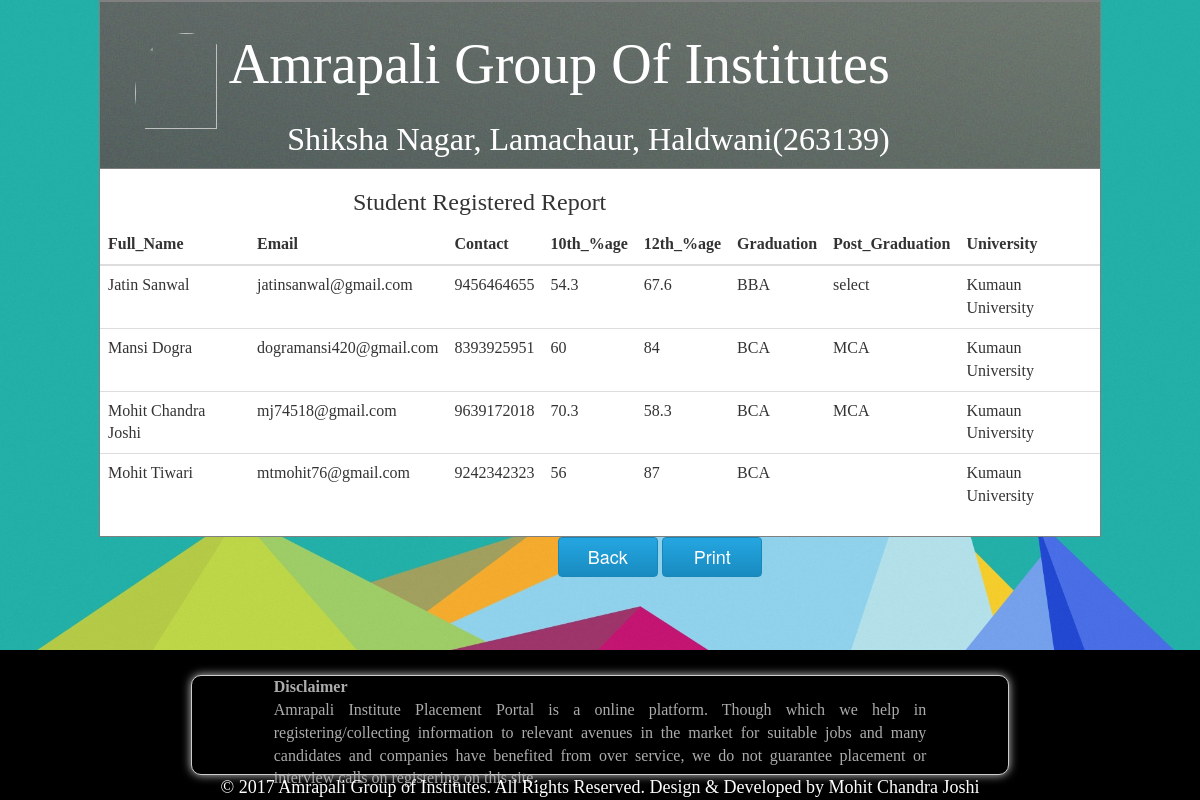
/admin/std_reports_view.php (signed in), run on the app's committed database.
### tables this page shows
CREATE TABLE `stdedit_profile` (
  `username` varchar(10) NOT NULL,
  `fullname` char(30) NOT NULL,
  `father_name` char(30) NOT NULL,
  `mother_name` char(30) NOT NULL,
  `gender` char(6) NOT NULL,
  `nationality` char(15) NOT NULL,
  `date_of_birth` varchar(10) NOT NULL,
  `X_percentage` float NOT NULL,
  `year_of_passing1` int(11) NOT NULL,
  `X_Board` varchar(30) NOT NULL,
  `XII_percentage` float NOT NULL,
  `year_of_passing2` int(11) NOT NULL,
  `XII_Board` varchar(30) NOT NULL,
  `graduation` char(30) NOT NULL,
  `year_of_passing3` int(11) NOT NULL,
  `university` varchar(30) NOT NULL,
  `post_graduation` char(20) NOT NULL,
  `year_of_passing4` int(11) NOT NULL,
  `university2` varchar(30) NOT NULL,
  `address` varchar(30) NOT NULL,
  `landmark` varchar(15) NOT NULL,
  `city` varchar(15) NOT NULL,
  `state` varchar(15) NOT NULL,
  `pincode` int(6) NOT NULL,
  `status` int(10) NOT NULL,
  `status2` int(10) NOT NULL
);

CREATE TABLE `std_login` (
  `username` varchar(10) NOT NULL,
  `password` varchar(20) NOT NULL,
  `email` varchar(30) NOT NULL,
  `contact` bigint(11) NOT NULL
);

### admin/std_reports_view.php (the view, shortened to what this page needs)
<?php
 include('dbconfig/config.php');
	if($_SESSION['username'])
{
?>
<html>
<head>
	<link href="../bootstrap/css/bootstrap.min.css" rel="stylesheet">
</head>
	<body style="background-image:url('images/15.jpg'); background-size:100%;">
<center>
<table border="1" width="50%" style=" background-color:#fff">
<tr><td><tr><td>
<section style="color: #fff;text-shadow: 0 0 0.5px rgba(255, 255, 255, 0.25);text-align: center;background-image:url('../images/bg.jpg');width:100%;padding: 1em 0 0em 0; ">
		<div id="dvContents">
					<table height="150px" cellspacing="0" border="0">
						<tr>
						<td rowspan="3" width="16%">
						<img src="imgs/logo.jpeg" style="width:80%; border-radius:50%; margin: 0 0 0 35px;"/>
						</td>
						</tr>
						<tr>
						<td width="84%">
						<h1 style="font-family:Comic Sans MS; color:white; font-size:350%;text-align:right;padding-right:15px;margin-bottom:0px;margin-top:0px;">Amrapali Group Of Institutes </h1>
						</td>
						</tr>
						<tr>
						<td style="font-family:Comic Sans MS; color:white; font-size:200%;text-align:right;padding-right:15px;margin-bottom:0px;margin-top:0px;">
						Shiksha Nagar, Lamachaur, Haldwani(263139)
						</td>
						</tr>
					</table>
		</section>
			</td></tr>
			<tr><td>
			<div style = "margin-left:3px;">
				<h3 style = "margin-left:250px;">Student Registered Report</h3>
			</div>
                               <?php
							   if(null!==($_GET['id'] AND $_GET['name'])){
									$user1=$_GET['id'];
									$user2=$_GET['name'];
									}
									if($user1==$user2){
									$sql1="Select * from stdedit_profile";
									$result_3 = $con->query($sql1);
									}
								?>
								<table border="0" class="table" style="width:1000px;" >
									<thead>
									<th>Full_Name</th>
									<th>Email</th>
									<th>Contact</th>
									<th>10th_%age</th>
									<th>12th_%age</th>
									<th>Graduation</th>
									<th>Post_Graduation</th>
									<th>University</th>
									</thead>
								<tbody>
								<?php
								while($row_1=mysqli_fetch_array($result_3)){
								?>
                                    <tr>
                                        <td><?php echo $row_1['fullname']; ?></td>
										<td><?php
								$sql2="Select * from std_login";
								$result_4 = $con->query($sql2);
									while($row_4 = mysqli_fetch_array($result_4)){
										if($row_1['username'] == $row_4['username']){
										echo $row_4['email'];
										}
										else{
											echo "";
										}
									}
									  ?></td>
										<td><?php $sql2="Select * from std_login";
								$result_4 = $con->query($sql2);
									while($row_4 = mysqli_fetch_array($result_4)){
										if($row_1['username'] == $row_4['username']){
										echo $row_4['contact'];
										}
										else{
											echo "";
										}
									}?></td>
                                        <td><?php echo $row_1['X_percentage']; ?></td>
                                        <td><?php echo $row_1['XII_percentage']; ?></td>
                                        <td><?php echo $row_1['graduation']; ?></td>
                                        <td><?php echo $row_1['post_graduation']; ?></td>
                                        <td><?php echo $row_1['university']; ?></td>
                                    </tr>
								<?php
									}
								?>
						</tbody>
					</table>
					</td></tr>
	</td>
	</tr>
	</table>
	<div class="control-group">
						<div style="margin-left:120px">
							<a href="std_details.php"><input type = "button" value="Back" class="styled-button-8"/></a>
							<button type="button" class="styled-button-8" onclick="javascript:window.print();">Print</button>
						</div>
						</div>
	</center>
</body>
<div class="control-group">
<?php
			include('footer.php');
		?>
</div>
	<?php
}
		else
		{
			header('Location:logout.php');
		}
		?>
</html>

### admin/std_reports_view.php (style rules this page uses)
.styled-button-8 { background: #25A6E1; background: -moz-linear-gradient(top,#25A6E1 0%,#188BC0 100%); background: -webkit-gradient(linear,left top,left bottom,color-stop(0%,#25A6E1),color-stop(100%,#188BC0)); background: -webkit-linear-gradient(top,#25A6E1 0%,#188BC0 100%); background: -o-linear-gradient(top,#25A6E1 0%,#188BC0 100%); background: -ms-linear-gradient(top,#25A6E1 0%,#188BC0 100%); background: linear-gradient(top,#25A6E1 0%,#188BC0 100%); filter: progid: DXImageTransform.Microsoft.gradient( startColorstr='#25A6E1',endColorstr='#188BC0',GradientType=0); width:100px; height:40px; color:#fff; font-family:'Helvetica Neue',sans-serif; font-size:18px; border-radius:4px; -moz-border-radius:4px; -webkit-border-radius:4px; border:1px solid #1A87B9 }

### data on the page
stdedit_profile: fullname "Jatin Sanwal", X_percentage "54.3", XII_percentage "67.6", graduation "BBA", post_graduation "select", university "Kumaun University"
std_login: email "jatinsanwal@gmail.com", contact "9456464655"
stdedit_profile: fullname "Mansi Dogra", X_percentage "60", XII_percentage "84", graduation "BCA", post_graduation "MCA", university "Kumaun University"
std_login: email "dogramansi420@gmail.com", contact "8393925951"
stdedit_profile: fullname "Mohit Chandra Joshi", X_percentage "70.3", XII_percentage "58.3", graduation "BCA", post_graduation "MCA", university "Kumaun University"
std_login: email "mj74518@gmail.com", contact "9639172018"
stdedit_profile: fullname "Mohit Tiwari", X_percentage "56", XII_percentage "87", graduation "BCA", university "Kumaun University"
std_login: email "mtmohit76@gmail.com", contact "9242342323"
